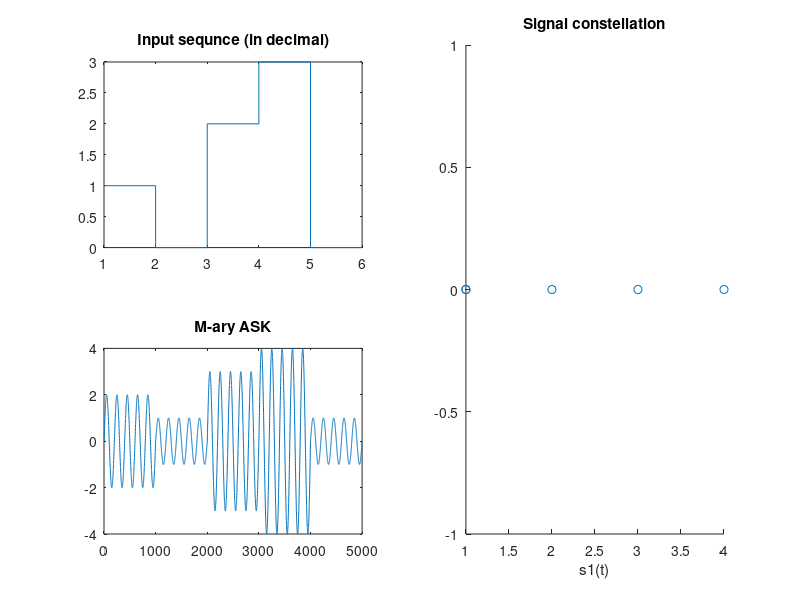

This figure's MATLAB source:
% message
x = [0 1 0 0 1 0 1 1 0];

M = 4; % modulation order
fc = 5; % carrier freq
fs = 1000; % sampling freq
t = linspace(0, 1, fs);
s1 = sin(2 * pi * fc * t); % carrier
% group each bit to form a decimal number
n = log2(M); % number of bits to group

if mod(length(x), n) ~= 0
    % if length of sequence is not multiple of n, add some zeros
    x = [x, zeros(1, n - mod(length(x), n))];
end

% length of sequence when converted to decimal
seqLength = length(x)/n;
x_decimal = zeros(1, seqLength);
for i=0:seqLength-1
    bitgroup = x((i * n + 1):(i * n + n));
    x_decimal(i+1) = bi2de(bitgroup, "left-msb");
end

% M-ary ASK
max_level = 4;
min_level = 1;
amplitudes = x_decimal / (M-1) * (max_level - min_level) + min_level;
mASK = kron(amplitudes, s1);

subplot(2, 2, 1);
stairs([x_decimal, 0]);  % one more 0 is added to fully show the array
title("Input sequnce (in decimal)");

subplot(2, 2, 3); plot(mASK);
title("M-ary ASK");

subplot(2, 2, [2, 4]);
scatter(real(amplitudes), imag(amplitudes));
title("Signal constellation"); xlabel("s1(t)")